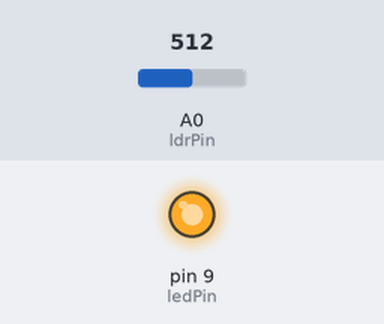
Recording of a sketch running on a simulated Arduino Uno, built with avr-gcc and run on an emulated ATmega328P. On the bench: output pins drawn as LEDs (lit = HIGH). The inputs (shaded band) are chosen by the test bench; at power-on: A0 (ldrPin) = 512. What the sketch prints to the serial monitor is not drawn.

Above: at 1.2 s.
1.3 s: A0 (ldrPin) set to 395
2.8 s: A0 (ldrPin) set to 368
Timing chart, 0 to 5.8 s (numbered marks = the images above; inputs shaded):
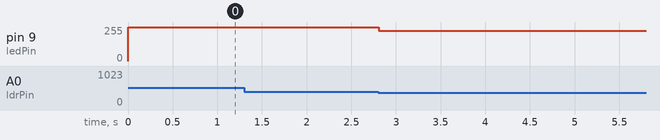

Measured:
- after the input at 1.3 s, every drawn part: stays the same
- after the input at 2.8 s, pin 9 (ledPin): 255/255 → 228/255 at once

The sketch:

09_ldr_light_sensor.ino
```cpp
const int ldrPin = A0;
const int ledPin = 9;

void setup() {
  pinMode(ledPin, OUTPUT);
  Serial.begin(9600);
}

void loop() {
  int ldrValue = analogRead(ldrPin);
  Serial.println(ldrValue);

  int brightness = 255 - ((ldrValue * 255) / 1023);

  if (brightness < 0) brightness = 0;
  if (brightness > 255) brightness = 255;

  analogWrite(ledPin, brightness);
  delay(100);
}
```
